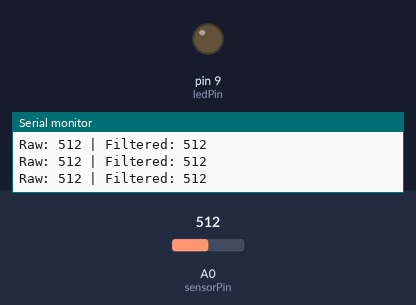
Bench run of a sketch on a simulated Arduino Uno, built with avr-gcc and run on an emulated ATmega328P. On the bench: output pins drawn as LEDs (lit = HIGH), the last lines printed to the serial monitor. Inputs (shaded band) come from the test bench; at power-on: A0 (sensorPin) = 512.

Above: at 1.2 s.
1.3 s: A0 (sensorPin) set to 583
3.4 s: A0 (sensorPin) set to 611
At 5.2 s:
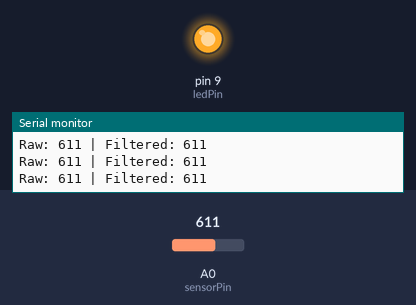
5.5 s: A0 (sensorPin) set to 590
At 7.1 s:
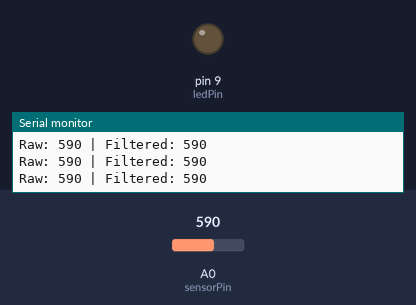
7.4 s: A0 (sensorPin) set to 610
At 9.4 s:
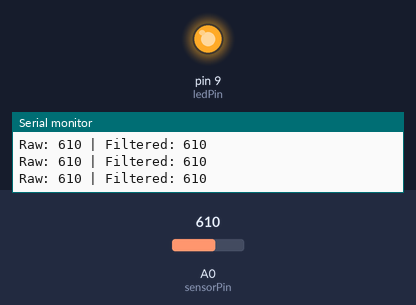
Timing chart, 0 to 10.4 s (numbered marks = the images above; inputs shaded):
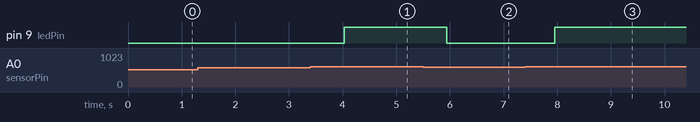

The sketch:

sensor_monitoring_system.ino
```cpp
const int sensorPin = A0;
const int ledPin = 9;
const int windowSize = 10;
const int threshold = 600;

int samples[windowSize];
int indexPos = 0;
long sum = 0;

void setup() {
  pinMode(ledPin, OUTPUT);
  Serial.begin(9600);

  for (int i = 0; i < windowSize; i++) {
    samples[i] = 0;
  }
}

int movingAverage(int newValue) {
  sum -= samples[indexPos];
  samples[indexPos] = newValue;
  sum += newValue;
  indexPos = (indexPos + 1) % windowSize;
  return sum / windowSize;
}

void loop() {
  int rawValue = analogRead(sensorPin);
  int filteredValue = movingAverage(rawValue);

  Serial.print("Raw: ");
  Serial.print(rawValue);
  Serial.print(" | Filtered: ");
  Serial.println(filteredValue);

  if (filteredValue > threshold) {
    digitalWrite(ledPin, HIGH);
  } else {
    digitalWrite(ledPin, LOW);
  }

  delay(100);
}
```

Measured:
- the behaviour switches between 600 and 601 on A0 (sensorPin) (found by bisection; images 0 and 1)
- after the input at 3.4 s, pin 9 (ledPin): LOW → HIGH after 0.63 s
- after the input at 5.5 s, pin 9 (ledPin): HIGH → LOW after 0.44 s
- after the input at 7.4 s, pin 9 (ledPin): LOW → HIGH after 0.55 s
